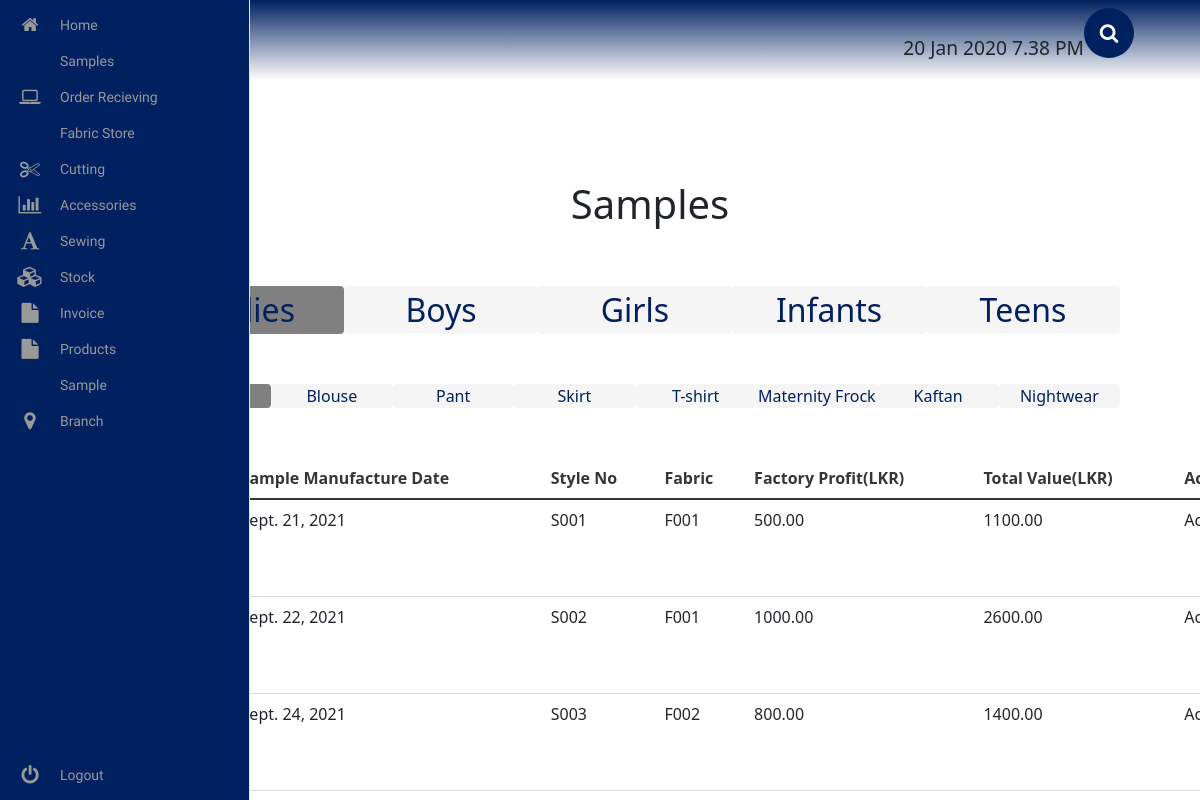
Screenshot of /sample/ with the database file from the repository.
### sample/models.py (models this page shows, shortened)
class LadiesFrock(models.Model):
    img = models.ImageField(upload_to='products/ladies/ladies-frock/img/')
    sample_manufactured_date = models.DateField()
    style_no = models.CharField(max_length=1000)
    fabric = models.ForeignKey(OrderOut, on_delete=models.SET_NULL, null=True, blank=True)
    fabric_price = models.DecimalField(decimal_places=2, max_digits=100000)
    consumption = models.CharField(max_length=1000)
    acc_name = models.CharField(max_length=1000)
    accessories = models.ForeignKey(AccSentOut, on_delete=models.SET_NULL, null=True, blank=True)
    acc_cost = models.DecimalField(decimal_places=2, max_digits=100000)
    sewing_cost = models.DecimalField(decimal_places=2, max_digits=100000)
    embroidery_cost = models.DecimalField(decimal_places=2, max_digits=100000)
    washed_cost = models.DecimalField(decimal_places=2, max_digits=100000)
    paint_cost = models.DecimalField(decimal_places=2, max_digits=100000)
    factory_profit = models.DecimalField(decimal_places=2, max_digits=100000)
    total_value = models.DecimalField(decimal_places=2, max_digits=100000)
    accepted = models.BooleanField(default=True)
    description = models.CharField(max_length=1000)

### fabric/models.py (models this page shows)
class OrderOut(models.Model):
	fabric_id = models.CharField(max_length=100)
	order_received = models.DateField()
	date_order_delivered = models.DateField()
	style_no = models.CharField(max_length=1000)
	order = models.ForeignKey(OrderReceiving, on_delete=models.SET_NULL, null=True, blank=True)
	remarks = models.CharField(max_length=9000)
	required_date = models.DateField()
	quantity = models.IntegerField()
	price = models.DecimalField(decimal_places=2, max_digits=1000)
	customer = models.ForeignKey(Customer, on_delete=models.SET_NULL, null=True, blank=True)
	consumption = models.CharField(max_length=1000)
	total_consumption = models.CharField(max_length=1000)
	delivery_date = models.DateField()
	order_status = models.BooleanField(default=False)
	order_progress = models.CharField(max_length=1000)
	reason = models.CharField(max_length=1000)

### sample/views.py (the view, shortened to what this page needs)
# urls.py: path('', SampleMainView.as_view(), name="sample_view"),
class SampleMainView(View):
	template_name = 'sample_main.html'
	ladies_frock_queryset = LadiesFrock.objects.all()
	ladies_blouse_queryset = LadiesBlouse.objects.all()
	ladies_pant_queryset = LadiesPant.objects.all()
	ladies_skirt_queryset = LadiesSkirt.objects.all()
	ladies_tshirt_queryset = LadiesTshirt.objects.all()
	maternity_frock_queryset = MaternityFrock.objects.all()
	kaftan_queryset = Kaftan.objects.all()
	nightwear_queryset = Nightwear.objects.all()
	def get_ladies_frock_queryset(self):
		return self.ladies_frock_queryset
	def get_ladies_blouse_queryset(self):
		return self.ladies_blouse_queryset
	def get_ladies_pant_queryset(self):
		return self.ladies_pant_queryset
	def get_ladies_skirt_queryset(self):
		return self.ladies_skirt_queryset
	def get_ladies_tshirt_queryset(self):
		return self.ladies_tshirt_queryset
	def get_maternity_frock_queryset(self):
		return self.maternity_frock_queryset
	def get_kaftan_queryset(self):
		return self.kaftan_queryset
	def get_nightwear_queryset(self):
		return self.nightwear_queryset
	boys_pant_queryset = BoysPant.objects.all()
	boys_shirt_queryset = BoysShirt.objects.all()
	boys_tshirt_queryset = BoysTshirt.objects.all()
	boys_short_queryset = BoysShort.objects.all()
	def get_boys_pant_queryset(self):
		return self.boys_pant_queryset
	def get_boys_shirt_queryset(self):
		return self.boys_shirt_queryset
	def get_boys_tshirt_queryset(self):
		return self.boys_tshirt_queryset
	def get_boys_short_queryset(self):
		return self.boys_short_queryset
	girls_frock_queryset = GirlsFrock.objects.all()
	girls_pant_queryset = GirlsPant.objects.all()
	girls_tshirt_queryset = GirlsTshirt.objects.all()
	girls_short_queryset = GirlsShort.objects.all()
	def get_girls_frock_queryset(self):
		return self.girls_frock_queryset
	def get_girls_pant_queryset(self):
		return self.girls_pant_queryset
	def get_girls_tshirt_queryset(self):
		return self.girls_tshirt_queryset
	def get_girls_short_queryset(self):
		return self.girls_short_queryset
	infants_frock_queryset = InfantsFrock.objects.all()
	infants_pant_queryset = InfantsPant.objects.all()
	def get_infants_frock_queryset(self):
		return self.infants_frock_queryset
	def get_infants_pant_queryset(self):
		return self.infants_pant_queryset
	teen_frock_queryset = Teenfrock.objects.all()
	def get_teen_frock_queryset(self):
		return self.teen_frock_queryset
	def get(self, request):
		ladies_frock_form = LadiesFrockForm()
		ladies_blouse_form = LadiesBlouseForm()
		ladies_pant_form = LadiesPantForm()
		ladies_skirt_form = LadiesSkirtForm()
		ladies_tshirt_form = LadiesTshirtForm()
		maternity_frock_form = MaternityFrockForm()
		kaftan_form = KaftanForm()
		nightwear_form = NightwearForm()
		boys_pant_form = BoysPantForm()
		boys_shirt_form = BoysShirtForm()
		boys_tshirt_form = BoysTshirtForm()
		boys_short_form = BoysShortForm()
		girls_frock_form = GirlsFrockForm()
		girls_pant_form = GirlsPantForm()
		girls_tshirt_form = GirlsTshirtForm()
		girls_short_form = GirlsShortForm()
		infants_frock_form = InfantsFrockForm()
		infants_pant_form = InfantsPantForm()
		teens_frock_form = TeenfrockForm()
		context = {
			'ladies_frocks': self.get_ladies_frock_queryset(),
			'ladies_blouses': self.get_ladies_blouse_queryset(),
			'ladies_pants': self.get_ladies_pant_queryset(),
			'ladies_skirts': self.get_ladies_skirt_queryset(),
			'ladies_tshirts': self.get_ladies_tshirt_queryset(),
			'maternity_frocks': self.get_maternity_frock_queryset(),
			'kaftans': self.get_kaftan_queryset(),
			'nightwears': self.get_nightwear_queryset(),
			'ladies_frock_form': ladies_frock_form,
			'ladies_blouse_form': ladies_blouse_form,
			'ladies_skirt_form': ladies_skirt_form,
			'ladies_pant_form': ladies_pant_form,
			'ladies_tshirt_form': ladies_tshirt_form,
			'maternity_frock_form': maternity_frock_form,
			'kaftan_form': kaftan_form,
			'nightwear_form': nightwear_form,
			'boys_pants': self.get_boys_pant_queryset(),
			'boys_shirts': self.get_boys_shirt_queryset(),
			'boys_tshirts': self.get_boys_tshirt_queryset(),
			'boys_shorts': self.get_boys_short_queryset(),
			'boys_pant_form': boys_pant_form,
			'boys_shirt_form': boys_shirt_form,
			'boys_tshirt_form': boys_tshirt_form,
			'boys_short_form': boys_short_form,
			'girls_frocks': self.get_girls_frock_queryset(),
			'girls_pants': self.get_girls_pant_queryset(),
			'girls_tshirts': self.get_girls_tshirt_queryset(),
			'girls_shorts': self.get_girls_short_queryset(),
			'girls_frock_form': girls_frock_form,
			'girls_pant_form': girls_pant_form,
			'girls_tshirt_form': girls_tshirt_form,
			'girls_short_form': girls_short_form,
			'infants_frocks': self.get_infants_frock_queryset(),
			'infants_pants': self.get_infants_pant_queryset(),
			'infants_frock_form': infants_frock_form,
			'infants+pant_form': infants_pant_form,
			'teen_frocks': self.get_teen_frock_queryset(),
			'teens_frock_form': teens_frock_form,
		}
		return render(request, self.template_name, context)

### sample/templates/sample_main.html (shortened to what this page needs)
<!DOCTYPE html>
<html lang="en">
{% extends 'base.html' %}
{% load static %}
{% load crispy_forms_tags %}
    {% block extra_css %}
        <link rel="stylesheet" href="{% static 'sample/css/sample_main.css' %}">
    {% endblock %}
    {% block content %}
        <div class="sample__container">
            <h1> Samples </h1>
            <div class="sample__main__cats">
                <div class="sample__main" onclick="LadiesSub()" id="ladies-main">
                </div>
                <div class="sample__main" onclick="BoysSub()" id="boys-main">
                    Boys
                </div>
                <div class="sample__main"  onclick="GirlsSub()" id="girls-main">
                    Girls
                </div>
                <div class="sample__main" onclick="InfantsSub()" id="infants-main">
                    Infants
                </div>
                <div class="sample__main" onclick="TeensSub()" id="teens-main">
                    Teens
                </div>
            </div>
            <div class="sample__sub__main__cats" id="ladies-sub">
                <div class="sample__main" onclick="LadiesFrock()" id="ladies-frock">
                </div>
                <div class="sample__main" onclick="LadiesBlouse()" id="ladies-blouse">
                    Blouse
                </div>
                <div class="sample__main" onclick="LadiesPant()" id="ladies-pant">
                    Pant
                </div>
                <div class="sample__main" onclick="LadiesSkirt()" id="ladies-skirt">
                    Skirt
                </div>
                <div class="sample__main" onclick="LadiesTshirt()" id="ladies-tshirt">
                    T-shirt
                </div>
                <div class="sample__main" onclick="MaternityFrock()" id="maternity-frock">
                    Maternity Frock
                </div>
                <div class="sample__main" onclick="Kaftan()" id="kaftan">
                    Kaftan
                </div>
                <div class="sample__main" onclick="Nightwear()" id="nightwear">
                    Nightwear
                </div>
            </div>
            <div class="ladies__tables__wrapper" id="ladies-tables-wrapper">
             <div class="table-responsive">
              <table class="table" id="ladies-frock-table">
                <thead>
                  <tr>
                    <th scope="col">Img</th>
                    <th scope="col">Sample Manufacture Date</th>
                    <th scope="col">Style No</th>
                    <th scope="col">Fabric</th>
                    <th scope="col">Factory Profit(LKR)</th>
                    <th scope="col">Total Value(LKR)</th>
                    <th scope="col">Accepted</th>
                  </tr>
                </thead>
                <tbody>
                    {% for ladies_frock in ladies_frocks %}
                    <tr>
                    <td><a href="{% url 'sample:ladies_frock_view' ladies_frock.id %}"><img src="{{ ladies_frock.img.url }}" alt="sample" class="sample__img"></a></td>
                    <td> {{ ladies_frock.sample_manufactured_date }} </td>
                    <td> {{ ladies_frock.style_no }} </td>
                    <td> {{ ladies_frock.fabric.fabric_id }} </td>
                    <td> {{ ladies_frock.factory_profit }} </td>
                    <td> {{ ladies_frock.total_value }} </td>
                    <td> {% if ladies_frock.accepted == True %}
                            Accepted
                        {% else %}
                            Not Accepted
                        {% endif %}
                    </td>
                    </tr>
                    {% endfor %}
                </tbody>
              </table>
            </div>
            </div>
            <div class="teens__table__wrapper" id="teens-tables-wrapper">
                <div class="table-responsive">
                <table class="table" id="teens-frock-table">
                <thead>
                  <tr>
                    <th scope="col">Img Teens Frock</th>
                    <th scope="col">Sample Manufacture Date</th>
                    <th scope="col">Style No</th>
                    <th scope="col">Fabric</th>
                    <th scope="col">Factory Profit(LKR)</th>
                    <th scope="col">Total Value(LKR)</th>
                    <th scope="col">Accepted</th>
                  </tr>
                </thead>
              </table>
            </div>
            </div>
        </div>
    {% endblock %}

### sample/static/sample/css/sample_main.css (style rules this page uses)
.sample__container { margin: 100px 0 0 100px; display: flex; flex-direction: column; justify-content: center; }
.sample__container h1 { text-align: center; }
.sample__main__cats { display: flex; margin: 50px 80px 0 50px; text-align: center; justify-content: space-between; font-size: 2rem; float: right; }
.sample__main { border-radius: 4px; background-color: whitesmoke; color: #002060; width: 200px; cursor: pointer; }
.sample__sub__main__cats { margin: 50px 80px 0 50px; text-align: center; justify-content: space-between; font-size: 1rem; float: right; }
#ladies-main { background: grey; }
#ladies-sub { display: flex; }
#ladies-frock { background: grey; }
#ladies-frock-table { margin-top: 50px; display: inline-table; position: fixed; overflow: scroll; }
#teens-frock-table { margin-top: 50px; }
td { text-align: center; margin-top: 50px; }

### rows the page displays
LadiesFrock: sample_manufactured_date "Sept. 21, 2021", style_no "S001", fabric.fabric_id "F001", factory_profit "500.00", total_value "1100.00", accepted "Accepted"
LadiesFrock: sample_manufactured_date "Sept. 22, 2021", style_no "S002", fabric.fabric_id "F001", factory_profit "1000.00", total_value "2600.00", accepted "Accepted"
LadiesFrock: sample_manufactured_date "Sept. 24, 2021", style_no "S003", fabric.fabric_id "F002", factory_profit "800.00", total_value "1400.00", accepted "Accepted"
